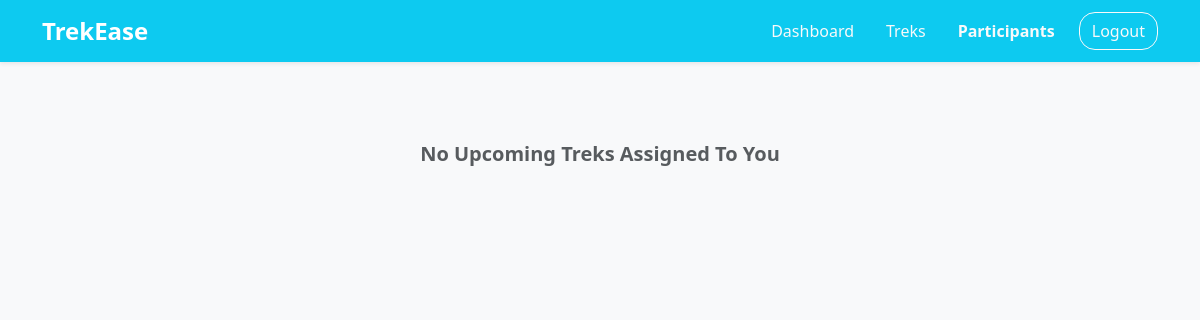
The page /participants/7 on the database as committed earlier.
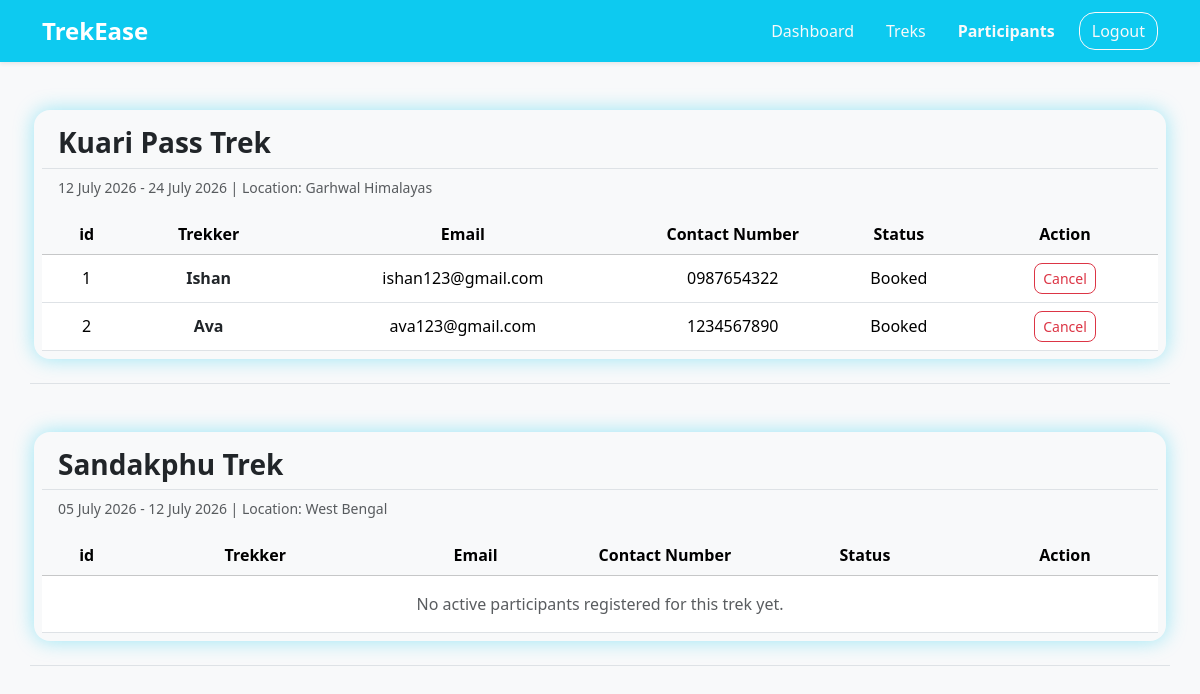
The same page on the database as committed later.
### application/models.py (models this page shows)
class Trek(db.Model):
    __tablename__ = "trek"
    id = db.Column(db.Integer(), primary_key=True)
    trek_name = db.Column(db.String(30), unique=True, nullable=False)
    location = db.Column(db.String(), nullable=False)
    difficulty = db.Column(db.String(), nullable=False)
    duration = db.Column(db.Integer(), nullable=False)
    available_slots = db.Column(db.Integer(), nullable=False)
    staff_id = db.Column(db.Integer(), db.ForeignKey("user.id"))
    status = db.Column(db.String(), default="Open", nullable=False)
    start_date = db.Column(db.Date, nullable=False)
    end_date = db.Column(db.Date, nullable=False)
    description = db.Column(db.Text)
    image = db.Column(db.String(), nullable=False)
    created_at = db.Column(db.Date, default=date.today, nullable=False)
    bookings = db.relationship("Booking", backref="trek")

class Booking(db.Model):
    __tablename__ = "booking"
    id = db.Column(db.Integer, primary_key=True)
    trek_id = db.Column(db.Integer, db.ForeignKey("trek.id"))
    user_id = db.Column(db.Integer, db.ForeignKey("user.id"))
    status = db.Column(db.String(), default="Booked")
    booking_date = db.Column(db.Date, default=date.today)

class User(db.Model):
    __tablename__ = "user"
    id = db.Column(db.Integer(), primary_key=True)
    username = db.Column(db.String(30), unique=True, nullable=False)
    name = db.Column(db.String(30), nullable=False)
    email = db.Column(db.String(80), unique=True, nullable=False)
    password = db.Column(db.String, nullable=False)
    phone_no = db.Column(db.String(10), unique=True)
    status = db.Column(db.String, default="Active")
    role = db.Column(db.String, default="user", nullable=True)
    created_at = db.Column(db.Date, default=date.today)
    bookings = db.relationship("Booking", backref="user")
    assigned_trek = db.relationship("Trek", backref="staff")

### application/controllers.py (the view)
@app.route("/participants/<int:staff_id>")
def participants(staff_id):
    staff =User.query.get(staff_id)
    trek = Trek.query.filter_by(staff_id=staff_id).all()
    return render_template("/staff/participants.html", staff=staff, trek=trek)

### templates/staff/participants.html (shortened to what the changed rows need)
<!DOCTYPE html>
<html lang="en">
<head>
    <link href="https://cdn.jsdelivr.net/npm/bootstrap@5.3.2/dist/css/bootstrap.min.css" rel="stylesheet">
    <link rel="stylesheet" href="/static/style.css">
</head>
{% if staff.status == "Pending" or staff.status == "Blacklisted" %}
<body class="d-flex flex-column min-vh-100 bg-light">
    <nav class="navbar navbar-expand-lg navbar-dark bg-info shadow-sm">
        <div class="container">
            <div class="navbar-brand">
                <a class="navbar-brand fw-bold fs-4" href="#">TrekEase</a>
            </div>
            <ul class="nav align-items-center">
                <li class="nav-item ms-2">
                    <a href="/" class="btn btn-outline-light rounded-4">Logout</a>
                </li>
            </ul>
        </div>
    </nav>
    {% if staff.status == "Pending" %}
    <div class="container text-center" id="pending-message">
        <h2 class="mb-3 border-bottom pb-2">Approval Pending</h2>
        <p class="fs-6 fw-semibold">Hello {{staff.name}}, your staff registration is pending for admin approval</p>
        <p class="fw-light">Once approved, you will be able to access your staff dashboard</p>
        <a href="/" class="btn btn-outline-danger rounded-4">Logout</a>
    </div>
    {% else %}
    <div class="container text-center" id="pending-message">
        <h2 class="mb-3 border-bottom pb-2">Access Restricted</h2>
        <p class="fs-6 fw-semibold">Hello {{staff.name}}, your staff id has been blocked by admin</p>
        <a href="/" class="btn btn-outline-danger rounded-4">Logout</a>
    </div>
    {% endif %}
</body>
{% else %}
<body class="d-flex flex-column min-vh-100 bg-light">
    <br>
    {% for trek in staff.assigned_trek %}
    <div class="container border-bottom mb-4">
        <div class="mt-3">
            <div class="row mb-3 g-3">
                <div class="mb-2 my-4 rounded-4" id="border-blue">
                    <div class="d-flex justify-content-between align-items-center border-bottom pb-2 mt-3 px-3">
                        <h3 class="fw-semibold my-0">{{trek.trek_name}}</h3>
                    </div>
                    <p class="text-muted px-3 mt-2 small">{{trek.start_date.strftime("%d %B %Y")}} -
                        {{trek.end_date.strftime("%d %B %Y")}} | Location: {{trek.location}}</p>
                    <table class="table table-hover align-middle mb-2">
                        <thead class="text-center table-light sticky-top">
                            <tr>
                                <th scope="col" style="width: 8%;">id</th>
                                <th scope="col">Trekker</th>
                                <th scope="col">Email</th>
                                <th scope="col" class="col-2">Contact Number</th>
                                <th scope="col">Status</th>
                                <th class="col-2"scope="col">Action</th>
                            </tr>
                        </thead>
                        <tbody class="text-center">
                            {% for booking in trek.bookings %}
                            <tr>
                                <td>{{loop.index}}</td>
                                <td class="fw-semibold text-dark">{{booking.user.name}}</td>
                                <td>{{booking.user.email}}</td>
                                <td>{{booking.user.phone_no if booking.user.phone_no else 'N/A'}}</td>
                                <td>{{booking.status}}</td>
                                <td>
                                    {% if booking.status == 'Booked' %}
                                    <a href="/staff_update/{{staff.id}}/booking/{{booking.id}}"
                                        class="btn btn-outline-danger btn-sm rounded-3">Cancel</a>
                                    {% else %}
                                    <a href="/staff_update/{{staff.id}}/booking/{{booking.id}}"
                                        class="btn btn-outline-danger btn-sm rounded-3 disabled">Cancel</a>
                                    {% endif %}
                                </td>
                            </tr>
                            {% else %}
                            <tr>
                                <td colspan="6" class="text-center text-muted py-3">No active participants registered
                                    for this trek yet.</td>
                            </tr>
                            {% endfor %}
                        </tbody>
                    </table>
                </div>
            </div>
        </div>
    </div>
    {% else %}
    <div class="my-5">
        <h5 class="text-center m-2 fw-semibold text-muted">No Upcoming Treks Assigned To You</h5>
    </div>
    {% endfor %}
</body>
{% endif %}
</html>

Rows that differ between the two databases and show on the page:
added Trek: trek_name "Kuari Pass Trek", start_date "12 July 2026", end_date "24 July 2026", location "Garhwal Himalayas"
added Booking: user.name "Ishan", user.email "ishan123@gmail.com", user "0987654322", status "Booked"
added Booking: user.name "Ava", user.email "ava123@gmail.com", user "1234567890", status "Booked"
added Trek: trek_name "Sandakphu Trek", start_date "05 July 2026", end_date "12 July 2026", location "West Bengal"
Other text that changed with them:
text no longer shown: "No Upcoming Treks Assigned To You"
